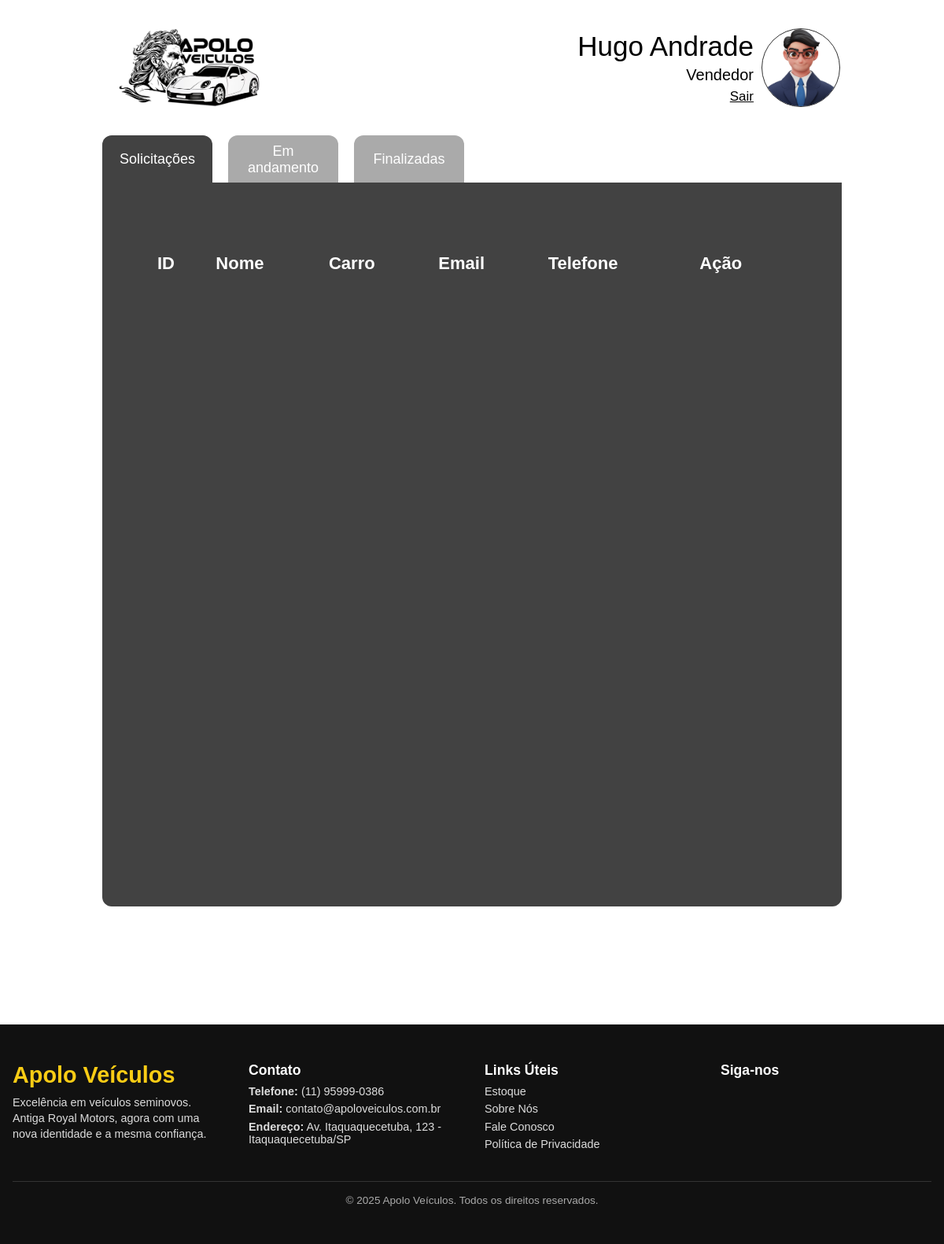
Page /pages/telaAdm.php (signed in) on the earlier database version.
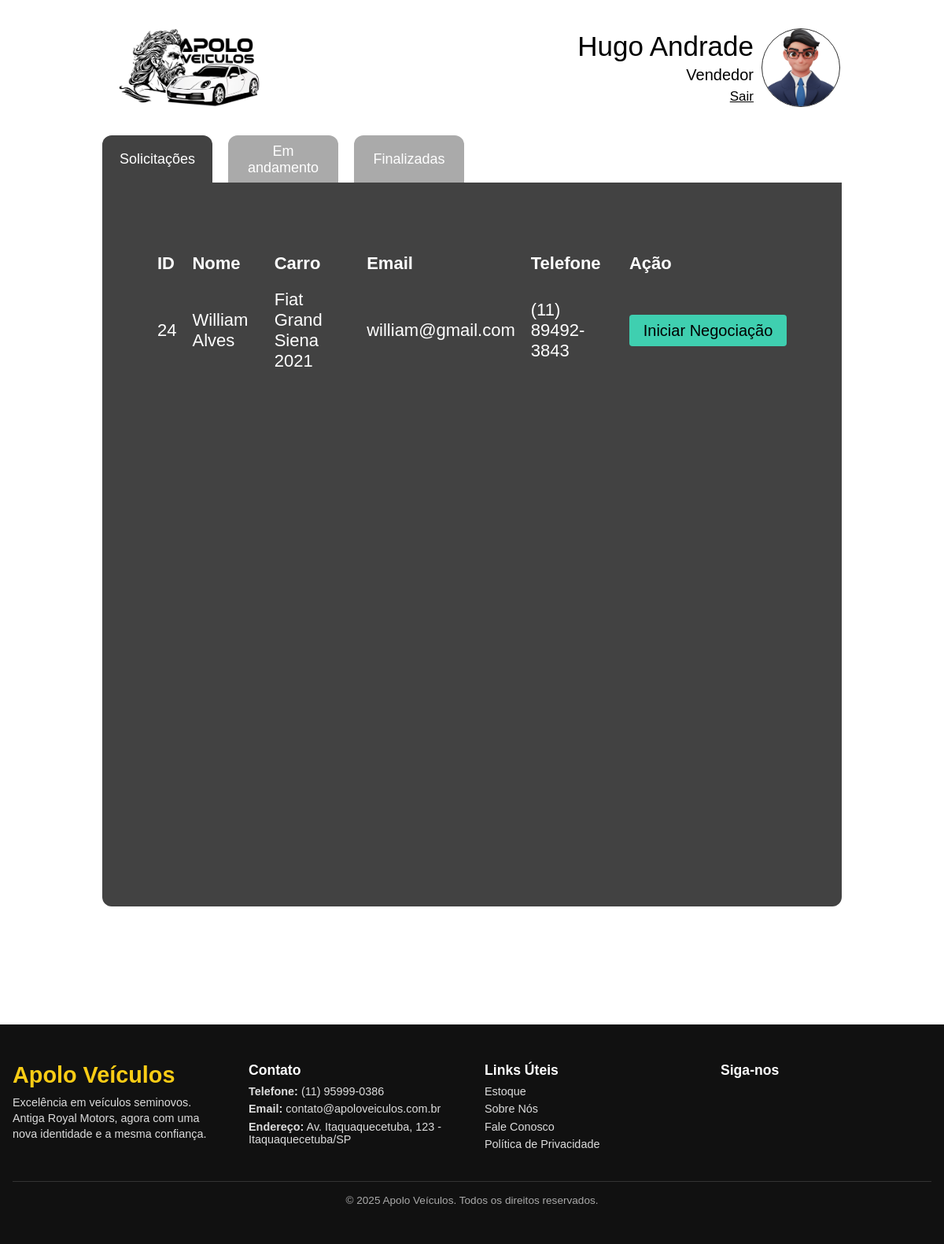
Same page on the later database version.
### tables this page shows
CREATE TABLE IF NOT EXISTS `negociacao` (
  `idNegoc` int NOT NULL AUTO_INCREMENT,
  `idCliente` int NOT NULL,
  `idCarro` int NOT NULL,
  `idVendedor` int DEFAULT NULL,
  `dtaSolic` date NOT NULL,
  `dtaInicioContato` date DEFAULT NULL,
  `dtaConclusao` date NOT NULL,
  `statusNegoc` varchar(20) NOT NULL,
  `valorVenda` int NOT NULL,
  PRIMARY KEY (`idNegoc`)
);

CREATE TABLE IF NOT EXISTS `cliente` (
  `idCliente` int NOT NULL AUTO_INCREMENT,
  `cpfCliente` varchar(15) NOT NULL,
  `nomeCliente` varchar(100) NOT NULL,
  `emailCliente` varchar(100) NOT NULL,
  `telefoneCliente` varchar(15) NOT NULL,
  PRIMARY KEY (`idCliente`)
);

CREATE TABLE IF NOT EXISTS `carros` (
  `idCarro` int NOT NULL AUTO_INCREMENT,
  `modeloCarro` varchar(50) NOT NULL,
  `marcaCarro` varchar(20) NOT NULL,
  `anoCarro` varchar(15) NOT NULL,
  `motorCarro` varchar(50) NOT NULL,
  `kmCarro` int NOT NULL,
  `valorCustoCarro` varchar(20) NOT NULL,
  `valorVendaCarro` varchar(20) NOT NULL,
  `corCarro` varchar(20) NOT NULL,
  `categoriaCarro` varchar(15) NOT NULL,
  `descCarro` mediumtext NOT NULL,
  `dtaCadastroCarro` date NOT NULL,
  `imgPrincipalCarro` varchar(50) NOT NULL,
  `imgCarro2` varchar(50) NOT NULL,
  `imgCarro3` varchar(50) NOT NULL,
  `imgCarro4` varchar(50) NOT NULL,
  PRIMARY KEY (`idCarro`)
);

### pages/componentes/dashboardVend.php (the view, shortened to what this page needs)
<?php
require('../db/connect.php');
?>
<div class="container">
    <div class="tabs">
        <button class="tab-button active" onclick="openTab(event, 'dashboard')">Solicitações</button>
        <button class="tab-button" onclick="openTab(event, 'carros')">Em andamento</button>
        <button class="tab-button" onclick="openTab(event, 'comercial')">Finalizadas</button>
    </div>
    <div id="dashboard" class="tab-content show">
        <div class="conteudo">
            <?php
                $solicitacoes = mysqli_query($con, "SELECT
                                                        negociacao.idNegoc,
                                                        negociacao.dtaSolic,
                                                        negociacao.statusNegoc,
                                                        cliente.nomeCliente,
                                                        cliente.emailCliente,
                                                        cliente.telefoneCliente,
                                                        carros.modeloCarro,
                                                        carros.anoCarro,
                                                        carros.marcaCarro
                                                    FROM
                                                        negociacao
                                                    INNER JOIN
                                                        cliente ON negociacao.idCliente = cliente.idCliente
                                                    INNER JOIN
                                                        carros ON negociacao.idCarro = carros.idCarro");
                echo "<table class='tabelaNegociacoes'>";
                echo "<thead>
                        <tr>
                            <th>ID</th>
                            <th>Nome</th>
                            <th>Carro</th>
                            <th>Email</th>
                            <th>Telefone</th>
                            <th>Ação</th>
                        </tr>
                      </thead>";
                echo "<tbody>";
                while($solicitacao = mysqli_fetch_array($solicitacoes)) {
                    echo "<tr>";
                    if ($solicitacao['statusNegoc'] === 'pendente') {
                            echo "<td>{$solicitacao['idNegoc']}</td>";
                            echo "<td>{$solicitacao['nomeCliente']}</td>";
                            echo "<td>{$solicitacao['marcaCarro']} {$solicitacao['modeloCarro']} {$solicitacao['anoCarro']}</td>";
                            echo "<td>{$solicitacao['emailCliente']}</td>";
                            echo "<td>{$solicitacao['telefoneCliente']}</td>";
                            echo "<td>";
                            echo "<form method='POST' class=btnInc>
                                    <input type='hidden' name='idNegoc' value='{$solicitacao['idNegoc']}'>
                                    <input type='submit' name='iniciar' value='Iniciar Negociação'>
                                </form>";
                            echo "</td>";
                    }
                    echo "</tr>";
                }
                echo "</tbody>";
                echo "</table>";
            ?>
        </div>
    </div>
</div>

### pages/telaAdm.php (shortened to what this page needs)
<!DOCTYPE html>
<html lang="en">
<head>
    <link rel="stylesheet" href="../styles/main.css">
</head>
<body>
    <?php
        include('componentes/navAdmVend.php');
        if(isset($_SESSION['idAdm'])){
            include('componentes/dashboardAdm.php');
        }else if(isset($_SESSION['idVendedor'])){
            include('componentes/dashboardVend.php');
        }
        include('componentes/footer.php')
    ?>
</body>
</html>

### pages/componentes/navAdmVend.php
<div class="navAdmVend">
    <img src="../images/logoApolo.png" alt="">
    <div class="dirNavAdm">
        <div class="nomeFuncao">
                <div><?php echo $_SESSION['nome'] ;?></div>
                <div>
                    <?php if(isset($_SESSION['idAdm'])){
                    echo "Administrador";
                }else if(isset($_SESSION['idVendedor'])){
                    echo "Vendedor";
                }?>
                </div>
                <p><a href="acts/logoff.php">Sair</a></p>
        </div>
        <img src="../images/icons/adm.png" alt="">
    </div>
</div>

### pages/componentes/footer.php (shortened to what this page needs)
<footer class="footer">
  <div class="footer__container">
    <div class="footer__section">
      <h2 class="footer__logo">Apolo Veículos</h2>
      <p class="footer__description">
        Excelência em veículos seminovos. Antiga Royal Motors, agora com uma nova identidade e a mesma confiança.
      </p>
    </div>
    <div class="footer__section">
      <h3>Contato</h3>
      <ul>
        <li><strong>Telefone:</strong> (11) 95999-0386</li>
        <li><strong>Email:</strong> contato@apoloveiculos.com.br</li>
        <li><strong>Endereço:</strong> Av. Itaquaquecetuba, 123 - Itaquaquecetuba/SP</li>
      </ul>
    </div>
    <div class="footer__section">
      <h3>Links Úteis</h3>
      <ul>
        <li><a href="/estoque">Estoque</a></li>
        <li><a href="/sobre">Sobre Nós</a></li>
        <li><a href="/contato">Fale Conosco</a></li>
        <li><a href="/termos">Política de Privacidade</a></li>
      </ul>
    </div>
    <div class="footer__section">
      <h3>Siga-nos</h3>
    </div>
  </div>
  <div class="footer__bottom">
    © 2025 Apolo Veículos. Todos os direitos reservados.
  </div>
</footer>

### styles/main.css (style rules this page uses)
* { margin: 0; padding: 0; font-family: sans-serif; }

### styles/inicialStyle/inicial.css (style rules this page uses)
body { overflow-x: hidden; }

### styles/navAdmVend/navAdmVend.css (style rules this page uses)
.navAdmVend { display: flex; justify-content: space-between; height: 100px; margin: 3% 11%; }
.navAdmVend .dirNavAdm { display: flex; }
.navAdmVend .dirNavAdm .nomeFuncao { display: flex; flex-direction: column; justify-content: space-around; align-items: end; margin-right: 10px; }
.navAdmVend .dirNavAdm .nomeFuncao :nth-child(1) { font-size: 35px; }
.navAdmVend .dirNavAdm .nomeFuncao :nth-child(2) { font-size: 20px; }
.navAdmVend .dirNavAdm .nomeFuncao :nth-child(3) a { font-size: 17px; color: black; }
.navAdmVend .dirNavAdm > img { max-height: 100px; border: solid 1px #313131; border-radius: 100%; }
.navAdmVend > img { max-height: 100px; }

### styles/dashboards/dashboardAdmVend.css (style rules this page uses)
.container { width: 80%; margin: auto; background: white; }
.tabs { display: flex; width: 50%; height: 60px; }
.tab-button { flex: 1; padding: 10px; color: white; border: none; background: none; cursor: pointer; border-top-left-radius: 12px; border-top-right-radius: 12px; margin: 0 10px; background: #aaaaaa; font-size: 18px; transition: 0.3s; }
.tab-button:hover, .active { background: rgb(66, 66, 66); color: white; }
.tab-content { display: none; margin: 0 10px; background: white; }
.show { display: block; }
.conteudo { background-color: rgb(66, 66, 66); padding: 60px; padding-top: 60px; color: white; border-bottom-right-radius: 12px; border-bottom-left-radius: 12px; height: 800px; overflow-y: scroll; }
.tabelaNegociacoes { width: 100%; border-collapse: collapse; font-family: sans-serif; margin-top: 20px; }
.tabelaNegociacoes th, .tabelaNegociacoes td { padding: 10px; font-size: 22px; text-align: left; }
.btnInc input { height: 40px; border: none; outline: none; cursor: pointer; background-color: #3fcfb0; transition: 0.3s; padding: 5px; width: 200px; border-radius: 4px; font-size: 20px; }

### styles/footer/footer.css (style rules this page uses)
.footer { background-color: #111; color: #ddd; padding: 3rem 1rem; font-family: "Segoe UI", sans-serif; margin-top: 150px; }
.footer__container { max-width: 1200px; margin: auto; display: grid; grid-template-columns: repeat(auto-fit, minmax(220px, 1fr)); gap: 2rem; }
.footer__logo { font-size: 1.8rem; color: #facc15; margin-bottom: 0.5rem; }
.footer__description { font-size: 0.9rem; line-height: 1.4; }
.footer__section h3 { font-size: 1.1rem; margin-bottom: 0.5rem; color: #fff; }
.footer__section ul { list-style: none; padding: 0; }
.footer__section ul li { margin-bottom: 0.4rem; font-size: 0.9rem; }
.footer__section ul li a { color: #ddd; text-decoration: none; }
.footer__bottom { text-align: center; margin-top: 2rem; padding-top: 1rem; border-top: 1px solid #333; font-size: 0.85rem; color: #aaa; }

Differences in the rows shown:
added negociacao: idNegoc "24", idCliente.nomeCliente "William Alves", idCarro.marcaCarro "Fiat", idCarro.modeloCarro "Grand Siena", idCarro.anoCarro "2021", idCliente.emailCliente "william@gmail.com", idCliente.telefoneCliente "(11) 89492-3843"
